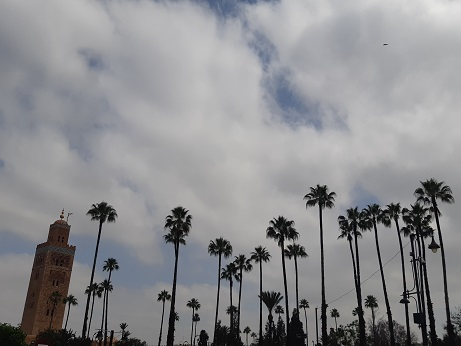
#> input picture Working with images using OpenCV/palmeras.jpg, 461 x 346 px, found by its file name
$ jupyter execute 'Working with images.ipynb'
#> lines starting #> are read from the running program, lines starting #| are printed output that depends on the picture; after the words box and inside, x2 and y2 are one past the last pixel; in counts of white or black regions, pixels touching at a corner belong together
**Práctica - 1**

[cell 1]
import cv2
import numpy as np
from matplotlib import pyplot as plt

# Cargamos las imágenes
img1 = cv2.imread('palmeras.jpg')
#> img1 is the input picture: shape (346, 461, 3); mean B, G, R 142.9, 140.2, 139.9
img2 = cv2.imread('flor.jpg')
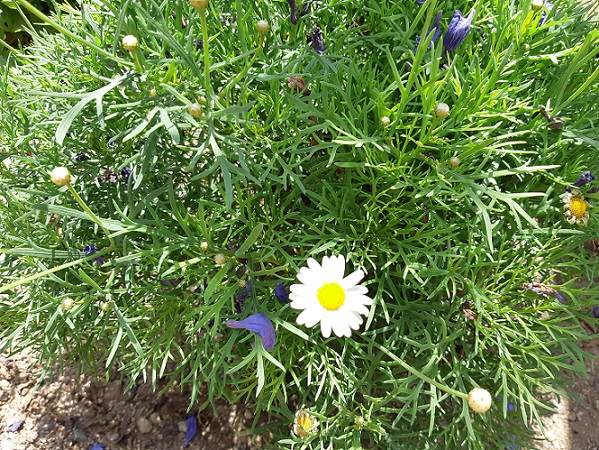
#> input picture Playing with images/flor.jpg, 599 x 450 px, found by its file name
#> img2 is the input picture: shape (450, 599, 3); mean B, G, R 71.2, 128.3, 102.2

# Convertimos la imagen a escala de grises
gris = cv2.cvtColor(img1, cv2.COLOR_BGR2GRAY)

# Umbralizamos la imagen para resaltar el minarete y las palmeras
r, thresh = cv2.threshold(gris, 60, 255, cv2.THRESH_BINARY_INV)
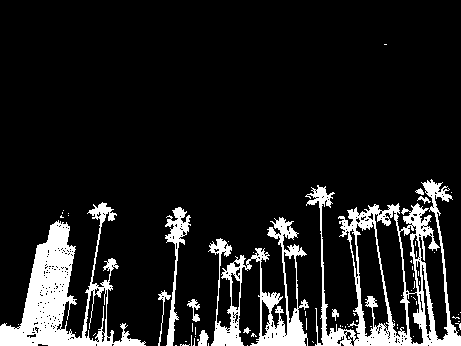
#> thresh: shape (346, 461); 11.9% white; 69 white regions (58 under 20 px), largest, box (x1, y1, x2, y2) and area: (305, 179, 461, 346) 6774, (0, 202, 146, 346) 6592, (208, 217, 309, 346) 3933

# Creamos la máscara con el umbral
mask = cv2.merge([thresh, thresh, thresh])

# Redimensionamos las imágenes al mismo tamaño
img2 = cv2.resize(img2, (img1.shape[1], img1.shape[0]))
#> img2: shape (346, 461, 3)

# Aplicamos la máscara con bitwise_and() sobre la imagen “flor.jpg”
res = cv2.bitwise_and(img2, mask)

images = np.concatenate((img1, mask, res), axis=1)

# Mostramos las imágenes
plt.imshow(images)
cv2.destroyAllWindows()

**Práctica - 2.1**

[cell 2]
img_gris = cv2.imread('banderas.jpg',0)  #imagen en escala de grises
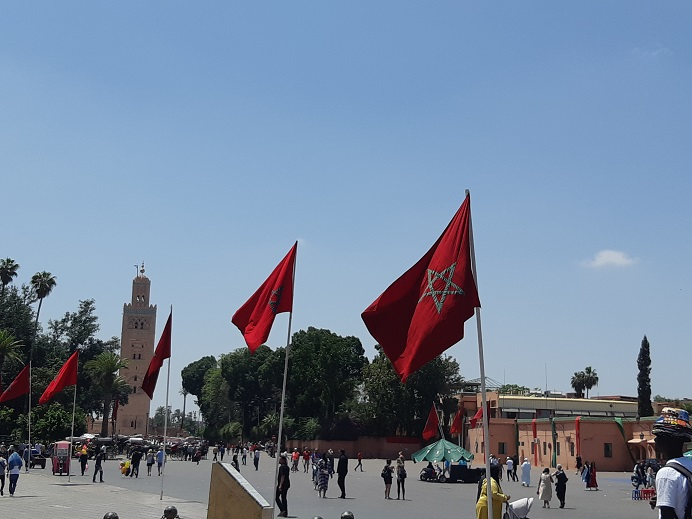
#> input picture Working with images using OpenCV/banderas.jpg, 692 x 519 px, found by its file name
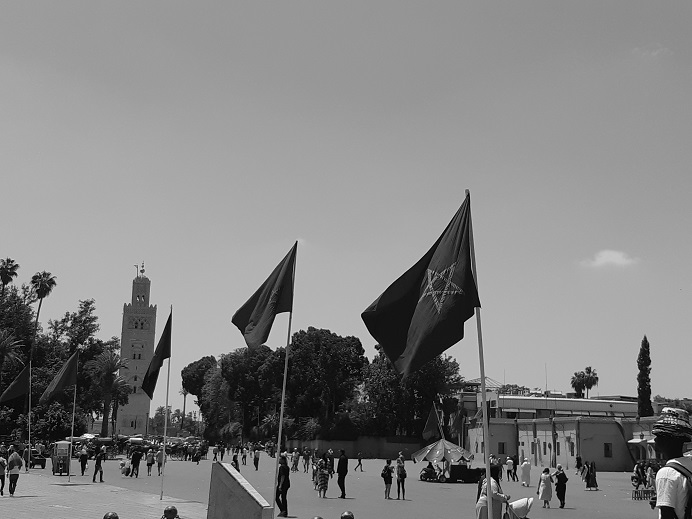
#> img_gris: shape (519, 692); min 0, max 255, mean 130.6
img_color = cv2.imread('banderas.jpg')   #imagen en color
#> img_color is the input picture: shape (519, 692, 3); mean B, G, R 155.3, 133, 116.3
cv2.imshow('Image', img_color)
cv2.waitKey(0)


#1 Calculamos el histograma con matplotlib
plt.hist(img_gris.ravel(),256,[0,256])


#2  Imagen en escala de grises
# Calculamos el histograma con OpenCV
hist = cv2.calcHist([img_gris], [0], None, [256], [0, 256])
#> hist = 256 values, max 11288 at index 151, min 5 at index 247, mean 1402.9

# Dibujamos histograma con matplotlib
plt.plot(hist,color='b')
plt.xlim([0, 256])
plt.show()
#> figure, not shown here; tallest bar 11288 high, from x = 151 to 152; curve peaks at x = 151, y = 11288


#3  La imagen en color
color = ('b','g','r')
for i,col in enumerate(color):
    histr = cv2.calcHist([img_color],[i],None,[256],[0,256]) #calcula el histograma con la función de OpenCV
    plt.plot(histr,color = col)                        #dibuja con la función habitual de matplotlib
    plt.xlim([0,256])
plt.show()
#> figure, not shown here; curve peaks at x = 203, y = 20636; curve peaks at x = 157, y = 10719; curve peaks at x = 124, y = 9689

cv2.destroyAllWindows()

**Práctica - 2.2**

[cell 3]
# Creamos la imagen en negro con el mismo tamaño que la imagen en escala de grises
mask = np.zeros_like(img_gris)

#img_gris.shape  -> (519, 692)

# Ajustamos el blanco a la altura de la imagen de 200 a 519
mask[200:519, :] = 255

# Aplicamos la máscara a la imagen en escala de grises
res = cv2.bitwise_and(img_gris, mask)
#> res: shape (519, 692)

cv2.imshow('Gris',img_gris)
cv2.imshow('Mask',mask)
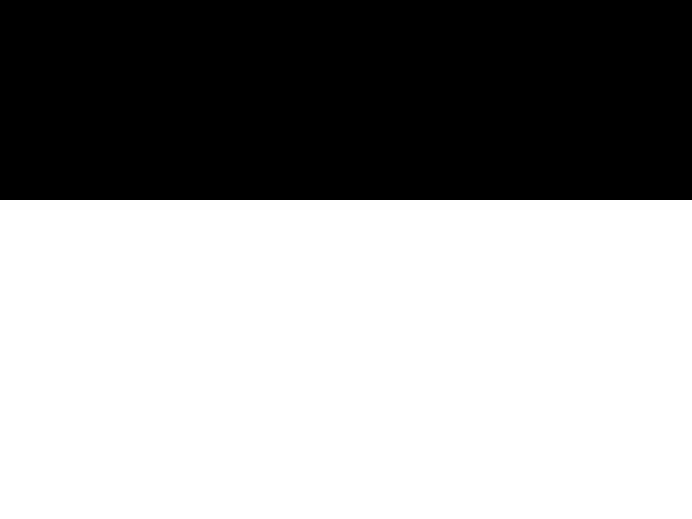
#> window 'Mask': shape (519, 692); 61.5% white; 1 black region, box (x1, y1, x2, y2) and area: (0, 0, 692, 200) 138400
cv2.imshow('Final',res)
cv2.waitKey(0)

cv2.destroyAllWindows()

# Calculamos el histograma de la imagen completa
hist_full = cv2.calcHist([img_gris], [0], None, [256], [0, 256])
#> hist_full has the same summary as hist

# Calculamos el histograma de la región enmascarada
hist_masked = cv2.calcHist([img_gris], [0], mask, [256], [0, 256])
#> hist_masked = 256 values, max 7135 at index 177, min 5 at index 247, mean 862.3

# Dibujamos los histogramas
plt.plot(hist_full, color='blue')
plt.plot(hist_masked, color='orange')
plt.xlim([0, 256])
plt.show()
#> figure, not shown here; curve peaks at x = 151, y = 11288; curve peaks at x = 177, y = 7135

cv2.destroyAllWindows()

**Práctica - 3**

[cell 4]
#Cargamos el clasificador pre-entrenado para caras
gatos_clas=cv2.CascadeClassifier('haarcascade_frontalcatface.xml')

#Leemos la imagen y la transformamos en escala de grises
img = cv2.imread('cats.jpg')
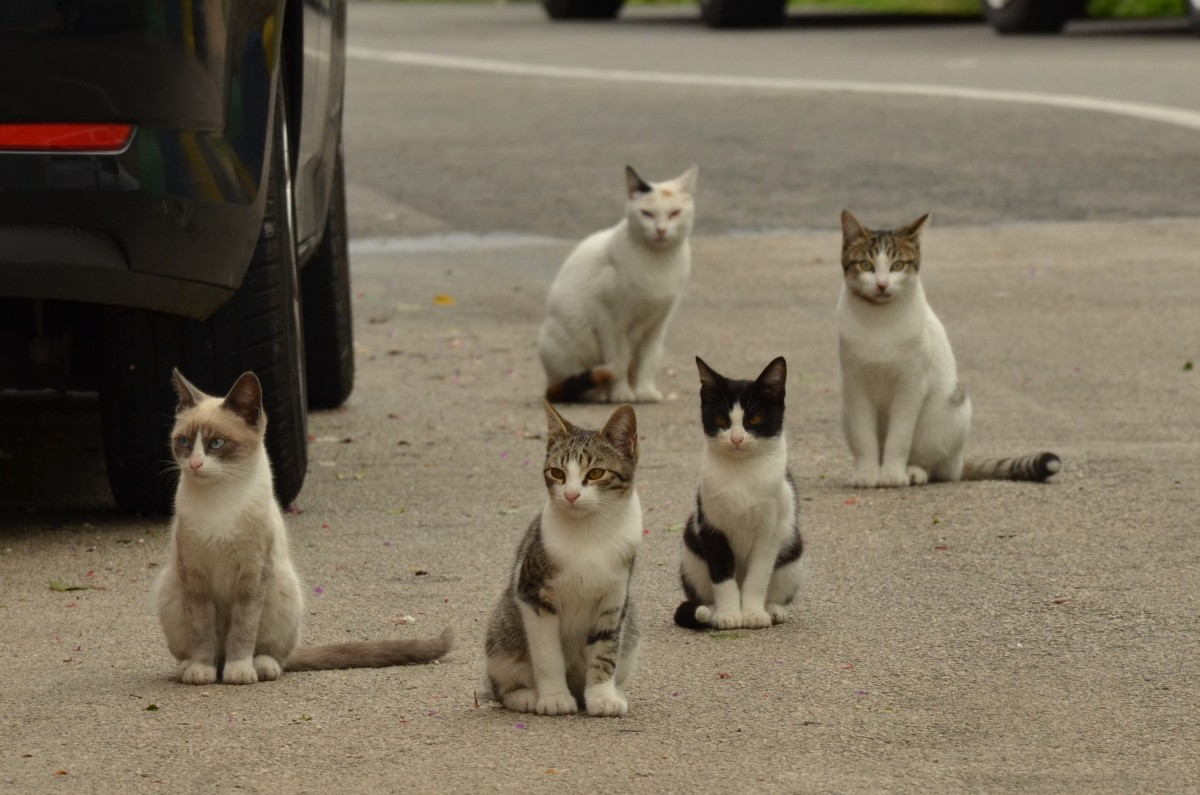
#> input picture Working with images using OpenCV/cats.jpg, 1200 x 795 px, found by its file name
#> img is the input picture: shape (795, 1200, 3); mean B, G, R 92.8, 111, 121.1
img_gray = cv2.cvtColor(img, cv2.COLOR_BGR2GRAY)
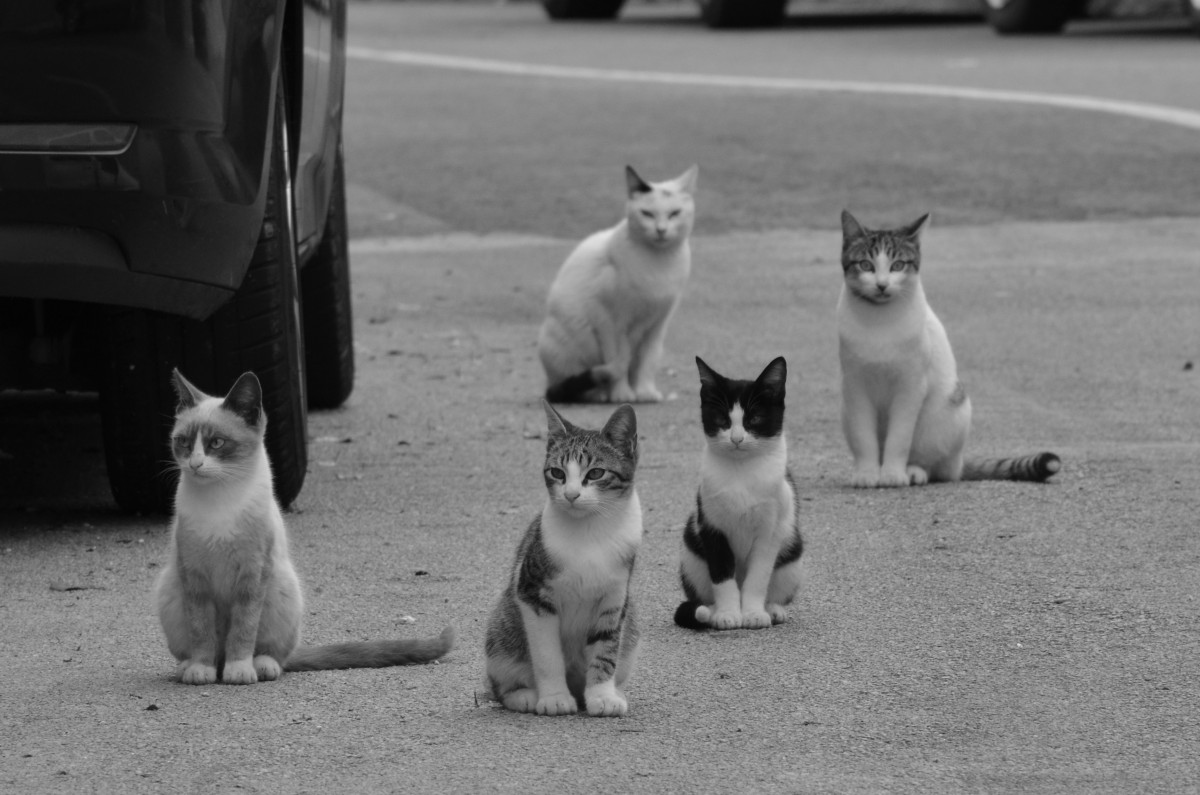
#> img_gray: shape (795, 1200); min 2, max 226, mean 111.9

#Llamamos al detector de gatos
gatos = gatos_clas.detectMultiScale(img_gray)
#> gatos = [[165, 419, 66, 66], [629, 188, 64, 64], [847, 237, 70, 70], [704, 394, 67, 67], [535, 443, 78, 78]]

font = cv2.FONT_HERSHEY_SIMPLEX
for (i,(x,y,w,h)) in enumerate(gatos):
  img = cv2.rectangle(img,(x,y),(x+w,y+h),(255,100,100),2)
  cv2.putText(img, f"Gato:{i}",(x, y - 10), font, 0.5,(0,255,0),2,cv2.LINE_AA)
#> this loop made 5 passes
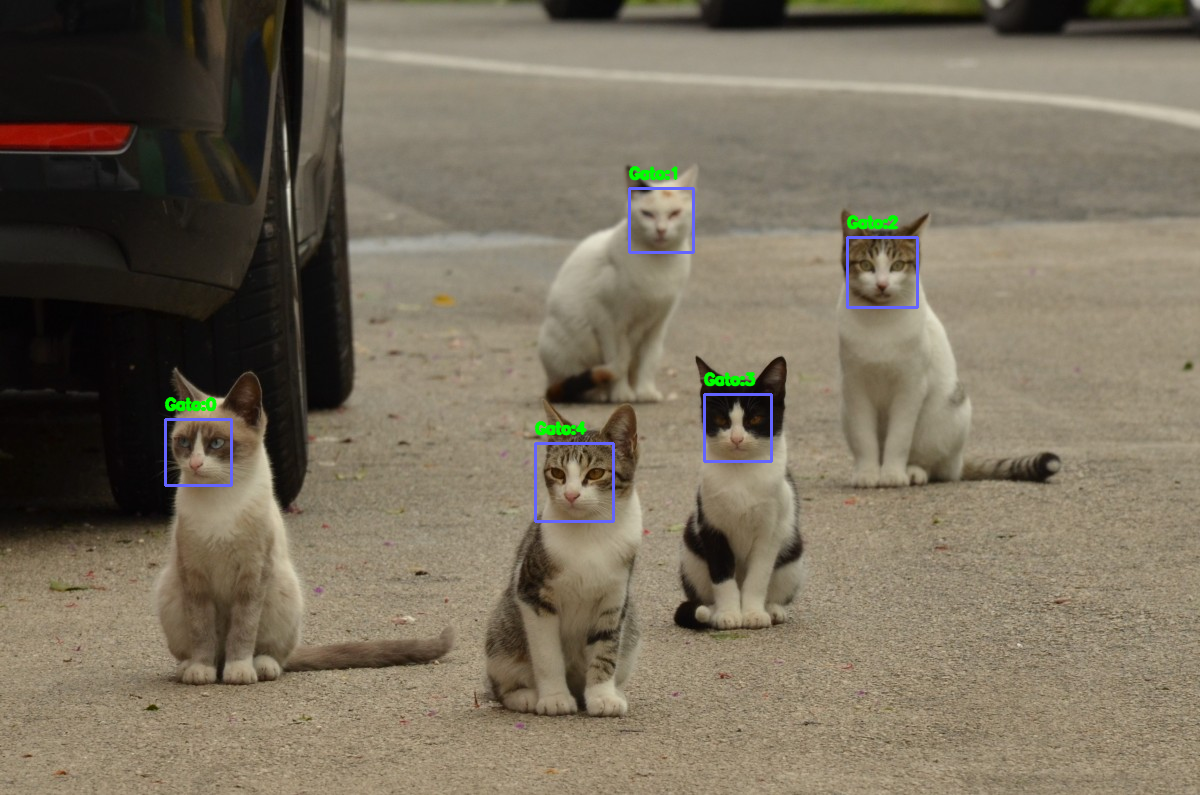
#> img: shape (795, 1200, 3); mean B, G, R 93.4, 111.3, 120.8

#Mostramos imagen
cv2.imshow('Gatos',img)
cv2.imwrite('img.jpg',img)
cv2.waitKey(0)
cv2.destroyAllWindows()
